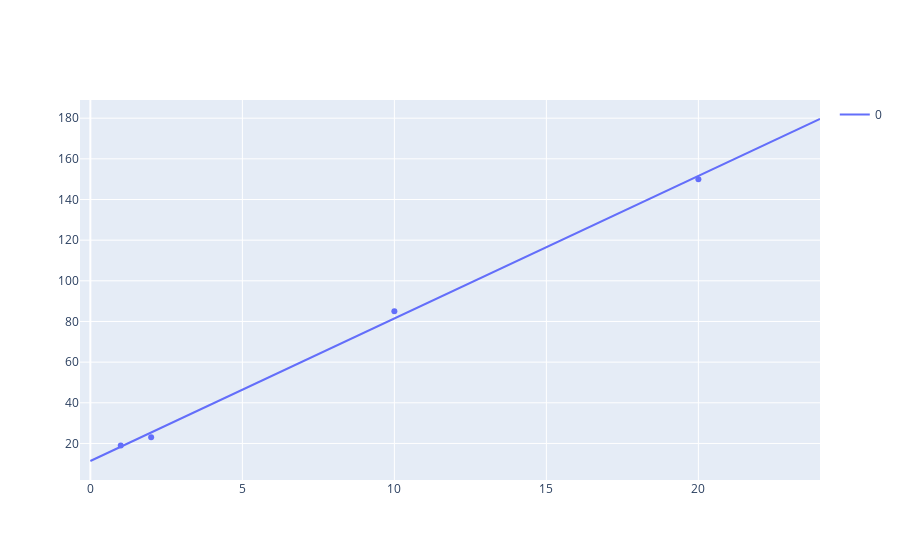

This figure's notebook cell:
### Code cell
import plotly.express as px
import plotly.graph_objects as go

prediction_line = np.zeros(25)
for i in range (0,25):
    prediction_line[i] = w*i+b
    
fig = px.scatter(x=x, y=y)
fig2 = px.line(prediction_line)
fig3 = go.Figure(data=fig.data+fig2.data)
fig3.show()

### Figure 1 — Plotly figure (JSON) as saved in the notebook; plotly's stock layout.template omitted (floating-point values rounded to 4 significant figures)
{"data": [{"hovertemplate": "x=%{x}<br>y=%{y}<extra></extra>", "legendgroup": "", "marker": {"color": "#636efa", "symbol": "circle"}, "mode": "markers", "name": "", "orientation": "v", "showlegend": false, "type": "scatter", "x": [1, 2, 10, 20], "xaxis": "x", "y": [19, 23, 85, 150], "yaxis": "y"}, {"hovertemplate": "variable=0<br>index=%{x}<br>value=%{y}<extra></extra>", "legendgroup": "0", "line": {"color": "#636efa", "dash": "solid"}, "marker": {"symbol": "circle"}, "mode": "lines", "name": "0", "orientation": "v", "showlegend": true, "type": "scatter", "x": [0, 1, 2, 3, 4, 5, 6, 7, 8, 9, 10, 11, 12, 13, 14, 15, 16, 17, 18, 19, 20, 21, 22, 23, 24], "xaxis": "x", "y": [11.37, 18.38, 25.39, 32.4, 39.41, 46.42, 53.43, 60.44, 67.45, 74.46, 81.47, 88.48, 95.48, 102.5, 109.5, 116.5, 123.5, 130.5, 137.5, 144.6, 151.6, 158.6, 165.6, 172.6, 179.6], "yaxis": "y"}], "layout": {}}
